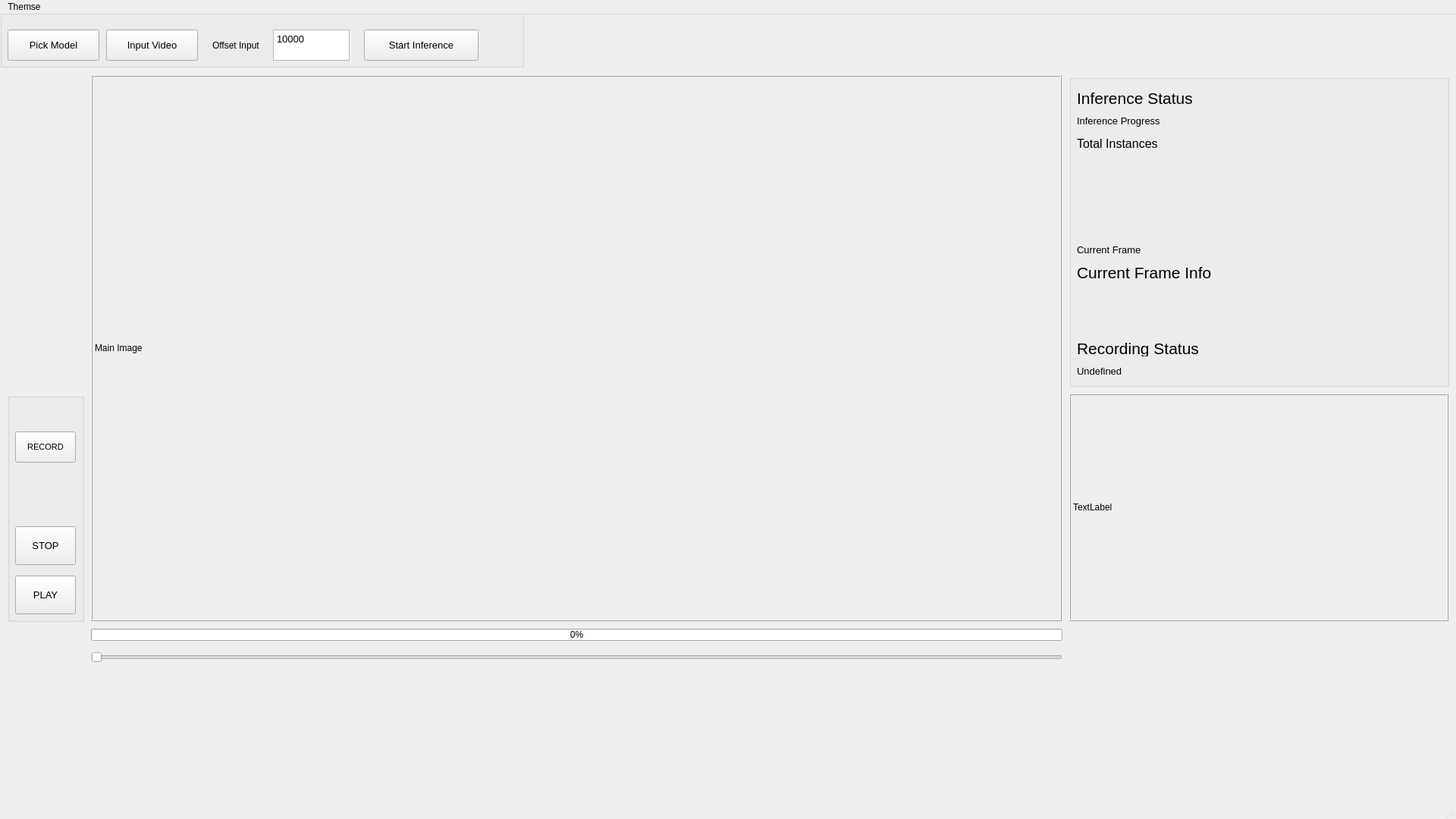
<?xml version="1.0" encoding="UTF-8"?>
<ui version="4.0">
 <class>MainWindow</class>
 <widget class="QMainWindow" name="MainWindow">
  <property name="geometry">
   <rect>
    <x>0</x>
    <y>0</y>
    <width>1920</width>
    <height>1080</height>
   </rect>
  </property>
  <property name="windowTitle">
   <string>MainWindow</string>
  </property>
  <widget class="QWidget" name="centralwidget">
   <widget class="QGroupBox" name="groupBox">
    <property name="geometry">
     <rect>
      <x>10</x>
      <y>500</y>
      <width>101</width>
      <height>301</height>
     </rect>
    </property>
    <property name="title">
     <string/>
    </property>
    <widget class="QPushButton" name="PLAY">
     <property name="geometry">
      <rect>
       <x>10</x>
       <y>240</y>
       <width>80</width>
       <height>51</height>
      </rect>
     </property>
     <property name="font">
      <font>
       <pointsize>10</pointsize>
      </font>
     </property>
     <property name="toolTip">
      <string>Ctrl + P</string>
     </property>
     <property name="text">
      <string>PLAY</string>
     </property>
     <property name="shortcut">
      <string>Ctrl+P</string>
     </property>
    </widget>
    <widget class="QPushButton" name="STOP">
     <property name="geometry">
      <rect>
       <x>10</x>
       <y>175</y>
       <width>80</width>
       <height>51</height>
      </rect>
     </property>
     <property name="font">
      <font>
       <pointsize>10</pointsize>
      </font>
     </property>
     <property name="toolTip">
      <string>Ctrl + Spacebar</string>
     </property>
     <property name="text">
      <string>STOP</string>
     </property>
     <property name="shortcut">
      <string>Ctrl+Space</string>
     </property>
    </widget>
    <widget class="QPushButton" name="RECORD">
     <property name="geometry">
      <rect>
       <x>10</x>
       <y>50</y>
       <width>80</width>
       <height>41</height>
      </rect>
     </property>
     <property name="font">
      <font>
       <pointsize>8</pointsize>
      </font>
     </property>
     <property name="toolTip">
      <string>Ctrl + R</string>
     </property>
     <property name="text">
      <string>RECORD</string>
     </property>
     <property name="shortcut">
      <string>Ctrl+R</string>
     </property>
    </widget>
   </widget>
   <widget class="QGroupBox" name="groupBox_2">
    <property name="geometry">
     <rect>
      <x>0</x>
      <y>-10</y>
      <width>691</width>
      <height>80</height>
     </rect>
    </property>
    <property name="title">
     <string/>
    </property>
    <widget class="QPushButton" name="startInference">
     <property name="geometry">
      <rect>
       <x>480</x>
       <y>30</y>
       <width>151</width>
       <height>41</height>
      </rect>
     </property>
     <property name="font">
      <font>
       <pointsize>10</pointsize>
      </font>
     </property>
     <property name="toolTip">
      <string>Ctrl + I</string>
     </property>
     <property name="text">
      <string>Start Inference</string>
     </property>
     <property name="shortcut">
      <string>Ctrl+I</string>
     </property>
    </widget>
    <widget class="QPushButton" name="pickmodel">
     <property name="geometry">
      <rect>
       <x>10</x>
       <y>30</y>
       <width>121</width>
       <height>41</height>
      </rect>
     </property>
     <property name="font">
      <font>
       <pointsize>10</pointsize>
      </font>
     </property>
     <property name="text">
      <string>Pick Model</string>
     </property>
    </widget>
    <widget class="QPushButton" name="pickvideo">
     <property name="geometry">
      <rect>
       <x>140</x>
       <y>30</y>
       <width>121</width>
       <height>41</height>
      </rect>
     </property>
     <property name="font">
      <font>
       <pointsize>10</pointsize>
      </font>
     </property>
     <property name="text">
      <string>Input Video</string>
     </property>
    </widget>
    <widget class="QTextEdit" name="offset_input">
     <property name="geometry">
      <rect>
       <x>360</x>
       <y>30</y>
       <width>101</width>
       <height>41</height>
      </rect>
     </property>
     <property name="html">
      <string>&lt;!DOCTYPE HTML PUBLIC &quot;-//W3C//DTD HTML 4.0//EN&quot; &quot;http://www.w3.org/TR/REC-html40/strict.dtd&quot;&gt;
&lt;html&gt;&lt;head&gt;&lt;meta name=&quot;qrichtext&quot; content=&quot;1&quot; /&gt;&lt;style type=&quot;text/css&quot;&gt;
p, li { white-space: pre-wrap; }
&lt;/style&gt;&lt;/head&gt;&lt;body style=&quot; font-family:'Sans Serif'; font-size:9pt; font-weight:400; font-style:normal;&quot;&gt;
&lt;p style=&quot; margin-top:0px; margin-bottom:0px; margin-left:0px; margin-right:0px; -qt-block-indent:0; text-indent:0px;&quot;&gt;&lt;span style=&quot; font-size:10pt;&quot;&gt;10000&lt;/span&gt;&lt;/p&gt;&lt;/body&gt;&lt;/html&gt;</string>
     </property>
    </widget>
    <widget class="QLabel" name="offset_lebel">
     <property name="geometry">
      <rect>
       <x>280</x>
       <y>40</y>
       <width>81</width>
       <height>21</height>
      </rect>
     </property>
     <property name="text">
      <string>Offset Input</string>
     </property>
    </widget>
   </widget>
   <widget class="QSlider" name="slider">
    <property name="geometry">
     <rect>
      <x>120</x>
      <y>840</y>
      <width>1281</width>
      <height>16</height>
     </rect>
    </property>
    <property name="orientation">
     <enum>Qt::Horizontal</enum>
    </property>
   </widget>
   <widget class="QProgressBar" name="pbar">
    <property name="geometry">
     <rect>
      <x>120</x>
      <y>810</y>
      <width>1281</width>
      <height>16</height>
     </rect>
    </property>
    <property name="toolTip">
     <string>Inference Progress</string>
    </property>
    <property name="value">
     <number>0</number>
    </property>
    <property name="textVisible">
     <bool>true</bool>
    </property>
   </widget>
   <widget class="QGroupBox" name="groupBox_3">
    <property name="geometry">
     <rect>
      <x>1410</x>
      <y>80</y>
      <width>501</width>
      <height>411</height>
     </rect>
    </property>
    <property name="title">
     <string/>
    </property>
    <widget class="QLabel" name="inference_progress">
     <property name="geometry">
      <rect>
       <x>10</x>
       <y>20</y>
       <width>471</width>
       <height>21</height>
      </rect>
     </property>
     <property name="font">
      <font>
       <pointsize>16</pointsize>
      </font>
     </property>
     <property name="text">
      <string>Inference Status</string>
     </property>
    </widget>
    <widget class="QLabel" name="frame_progress">
     <property name="geometry">
      <rect>
       <x>10</x>
       <y>50</y>
       <width>471</width>
       <height>20</height>
      </rect>
     </property>
     <property name="font">
      <font>
       <pointsize>10</pointsize>
      </font>
     </property>
     <property name="text">
      <string>Inference Progress</string>
     </property>
    </widget>
    <widget class="QLabel" name="total_instances">
     <property name="geometry">
      <rect>
       <x>10</x>
       <y>80</y>
       <width>471</width>
       <height>20</height>
      </rect>
     </property>
     <property name="font">
      <font>
       <pointsize>12</pointsize>
      </font>
     </property>
     <property name="text">
      <string>Total Instances</string>
     </property>
    </widget>
    <widget class="QLabel" name="current_info_title">
     <property name="geometry">
      <rect>
       <x>10</x>
       <y>210</y>
       <width>471</width>
       <height>41</height>
      </rect>
     </property>
     <property name="font">
      <font>
       <pointsize>10</pointsize>
      </font>
     </property>
     <property name="text">
      <string>Current Frame</string>
     </property>
    </widget>
    <widget class="QLabel" name="current_info_label">
     <property name="geometry">
      <rect>
       <x>10</x>
       <y>240</y>
       <width>281</width>
       <height>41</height>
      </rect>
     </property>
     <property name="font">
      <font>
       <pointsize>16</pointsize>
      </font>
     </property>
     <property name="text">
      <string>Current Frame Info</string>
     </property>
    </widget>
    <widget class="QLabel" name="record_status_title">
     <property name="geometry">
      <rect>
       <x>10</x>
       <y>350</y>
       <width>471</width>
       <height>21</height>
      </rect>
     </property>
     <property name="font">
      <font>
       <pointsize>16</pointsize>
      </font>
     </property>
     <property name="text">
      <string>Recording Status</string>
     </property>
    </widget>
    <widget class="QLabel" name="record_status_label">
     <property name="geometry">
      <rect>
       <x>10</x>
       <y>380</y>
       <width>471</width>
       <height>21</height>
      </rect>
     </property>
     <property name="font">
      <font>
       <pointsize>10</pointsize>
      </font>
     </property>
     <property name="text">
      <string>Undefined</string>
     </property>
    </widget>
   </widget>
   <widget class="QLabel" name="imgLabel_0">
    <property name="geometry">
     <rect>
      <x>120</x>
      <y>80</y>
      <width>1280</width>
      <height>720</height>
     </rect>
    </property>
    <property name="frameShape">
     <enum>QFrame::Box</enum>
    </property>
    <property name="frameShadow">
     <enum>QFrame::Raised</enum>
    </property>
    <property name="text">
     <string>Main Image</string>
    </property>
   </widget>
   <widget class="QLabel" name="imgLabel_6">
    <property name="geometry">
     <rect>
      <x>1410</x>
      <y>500</y>
      <width>500</width>
      <height>300</height>
     </rect>
    </property>
    <property name="frameShape">
     <enum>QFrame::Box</enum>
    </property>
    <property name="frameShadow">
     <enum>QFrame::Raised</enum>
    </property>
    <property name="text">
     <string>TextLabel</string>
    </property>
   </widget>
   <widget class="QWidget" name="layoutWidget">
    <property name="geometry">
     <rect>
      <x>810</x>
      <y>880</y>
      <width>591</width>
      <height>111</height>
     </rect>
    </property>
    <layout class="QHBoxLayout" name="Instances">
     <item>
      <widget class="QLabel" name="imgLabel_1">
       <property name="enabled">
        <bool>true</bool>
       </property>
       <property name="text">
        <string/>
       </property>
      </widget>
     </item>
     <item>
      <widget class="QLabel" name="imgLabel_2">
       <property name="enabled">
        <bool>true</bool>
       </property>
       <property name="text">
        <string/>
       </property>
      </widget>
     </item>
     <item>
      <widget class="QLabel" name="imgLabel_3">
       <property name="enabled">
        <bool>true</bool>
       </property>
       <property name="text">
        <string/>
       </property>
      </widget>
     </item>
     <item>
      <widget class="QLabel" name="imgLabel_4">
       <property name="enabled">
        <bool>true</bool>
       </property>
       <property name="text">
        <string/>
       </property>
      </widget>
     </item>
     <item>
      <widget class="QLabel" name="imgLabel_5">
       <property name="enabled">
        <bool>true</bool>
       </property>
       <property name="text">
        <string/>
       </property>
      </widget>
     </item>
    </layout>
   </widget>
  </widget>
  <widget class="QMenuBar" name="menubar">
   <property name="geometry">
    <rect>
     <x>0</x>
     <y>0</y>
     <width>1920</width>
     <height>23</height>
    </rect>
   </property>
   <widget class="QMenu" name="menuThemse">
    <property name="title">
     <string>Themse</string>
    </property>
    <widget class="QMenu" name="menuchangeThemes">
     <property name="title">
      <string>changeThemes</string>
     </property>
     <addaction name="actiondark_amber"/>
     <addaction name="actiondark_blue"/>
     <addaction name="actionlight_cyan"/>
     <addaction name="actionlight_red"/>
     <addaction name="action1"/>
    </widget>
    <addaction name="separator"/>
    <addaction name="menuchangeThemes"/>
   </widget>
   <addaction name="menuThemse"/>
  </widget>
  <widget class="QStatusBar" name="statusbar"/>
  <action name="action1">
   <property name="text">
    <string>1</string>
   </property>
  </action>
  <action name="actiondark_amber">
   <property name="text">
    <string>dark_amber</string>
   </property>
  </action>
  <action name="actiondark_blue">
   <property name="text">
    <string>dark_blue</string>
   </property>
  </action>
  <action name="actionlight_cyan">
   <property name="text">
    <string>light_cyan</string>
   </property>
  </action>
  <action name="actionlight_red">
   <property name="text">
    <string>light_red</string>
   </property>
  </action>
 </widget>
 <resources/>
 <connections/>
</ui>
